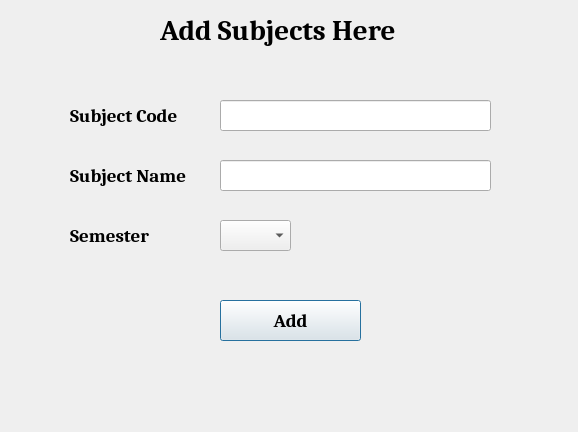
<?xml version="1.0" encoding="UTF-8"?>
<ui version="4.0">
 <class>Dialog</class>
 <widget class="QDialog" name="Dialog">
  <property name="geometry">
   <rect>
    <x>0</x>
    <y>0</y>
    <width>578</width>
    <height>432</height>
   </rect>
  </property>
  <property name="windowTitle">
   <string>Dialog</string>
  </property>
  <widget class="QLabel" name="lbl_head">
   <property name="geometry">
    <rect>
     <x>160</x>
     <y>10</y>
     <width>251</width>
     <height>41</height>
    </rect>
   </property>
   <property name="font">
    <font>
     <family>Cambria</family>
     <pointsize>22</pointsize>
     <weight>75</weight>
     <bold>true</bold>
    </font>
   </property>
   <property name="text">
    <string>Add Subjects Here</string>
   </property>
  </widget>
  <widget class="QLabel" name="lb_subcode">
   <property name="geometry">
    <rect>
     <x>70</x>
     <y>100</y>
     <width>111</width>
     <height>31</height>
    </rect>
   </property>
   <property name="font">
    <font>
     <family>Cambria</family>
     <pointsize>14</pointsize>
     <weight>75</weight>
     <bold>true</bold>
    </font>
   </property>
   <property name="text">
    <string>Subject Code</string>
   </property>
  </widget>
  <widget class="QLineEdit" name="txt_subcode">
   <property name="geometry">
    <rect>
     <x>220</x>
     <y>100</y>
     <width>271</width>
     <height>31</height>
    </rect>
   </property>
  </widget>
  <widget class="QLabel" name="lb_subname">
   <property name="geometry">
    <rect>
     <x>70</x>
     <y>160</y>
     <width>121</width>
     <height>31</height>
    </rect>
   </property>
   <property name="font">
    <font>
     <family>Cambria</family>
     <pointsize>14</pointsize>
     <weight>75</weight>
     <bold>true</bold>
    </font>
   </property>
   <property name="text">
    <string>Subject Name</string>
   </property>
  </widget>
  <widget class="QLineEdit" name="txt_subname">
   <property name="geometry">
    <rect>
     <x>220</x>
     <y>160</y>
     <width>271</width>
     <height>31</height>
    </rect>
   </property>
  </widget>
  <widget class="QLabel" name="lb_sem">
   <property name="geometry">
    <rect>
     <x>70</x>
     <y>220</y>
     <width>121</width>
     <height>31</height>
    </rect>
   </property>
   <property name="font">
    <font>
     <family>Cambria</family>
     <pointsize>14</pointsize>
     <weight>75</weight>
     <bold>true</bold>
    </font>
   </property>
   <property name="text">
    <string>Semester</string>
   </property>
  </widget>
  <widget class="QComboBox" name="combo_sem">
   <property name="geometry">
    <rect>
     <x>220</x>
     <y>220</y>
     <width>71</width>
     <height>31</height>
    </rect>
   </property>
  </widget>
  <widget class="QPushButton" name="btn_add">
   <property name="geometry">
    <rect>
     <x>220</x>
     <y>300</y>
     <width>141</width>
     <height>41</height>
    </rect>
   </property>
   <property name="font">
    <font>
     <family>Cambria</family>
     <pointsize>14</pointsize>
     <weight>75</weight>
     <bold>true</bold>
    </font>
   </property>
   <property name="text">
    <string>Add</string>
   </property>
  </widget>
 </widget>
 <resources/>
 <connections/>
</ui>
